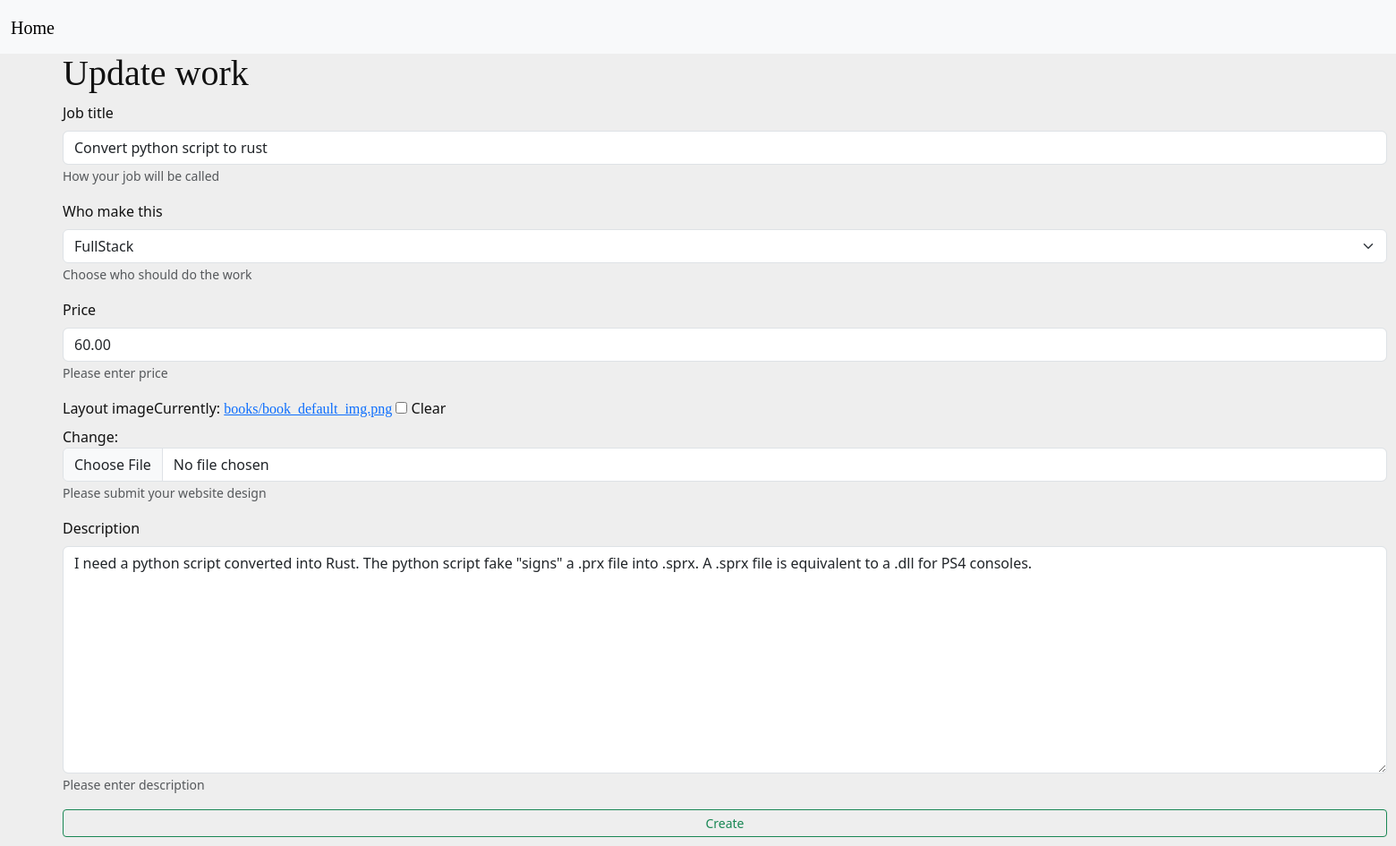
The page /jobs/update_book/7 (signed in) on the database its author committed.
### books/models.py (models this page shows, shortened)
class Books(models.Model):
    title: str = models.CharField(max_length=100)
    description: str = models.TextField(max_length=500)
    author: User = models.ForeignKey(User, on_delete=models.SET_NULL,
                                     null=True, blank=True)
    genre: str = models.CharField(max_length=25)
    is_available: bool = models.BooleanField(default=True)
    price: float = models.DecimalField(max_digits=5, decimal_places=2)
    created: datetime = models.DateTimeField(auto_now_add=True)
    image = models.ImageField(
        default='books/book_default_img.png', upload_to="books")
    objects = models.Manager()  # default
    c_objects = BooksManager()  # custom manager

### books/views.py (the view)
# urls.py: path("update_book/<int:pk>", BookUpdateView.as_view(), name="update_book"),
class BookUpdateView(UpdateView):
    modal = Books
    form_class = BookForm
    template_name = 'update_book.html'
    success_url = '/jobs/'
    def get_queryset(self):
        return Books.objects.filter(id=self.kwargs['pk'])

### books/forms.py
class BookForm(forms.ModelForm):
    title = forms.CharField(max_length=255, label="Job title",
                            help_text="How your job will be called")
    genre = forms.CharField(max_length=255, label="Who make this", help_text="Choose who should do the work",
                            widget=forms.Select(choices=genre_choices))
    price = forms.DecimalField(max_digits=55, decimal_places=2, label="Price",
                               help_text="Please enter price")
    image = forms.ImageField(required=False, label="Layout image",
                             help_text="Please submit your website design")
    description = forms.CharField(max_length=300, label="Description", help_text="Please enter description",
                                  widget=forms.Textarea(attrs={'rows': 10, 'cols': 100}))
    class Meta:
        model = Books
        fields = ['title', 'genre', 'price', 'image', 'description']

### books/templates/update_book.html (shortened to what this page needs)
{% extends 'base.html' %}
{% load django_bootstrap5 %}
{% load static %}
{% block content %}
<br><br>
    <h1>Update work</h1>
    {% include "form_snippets.html" with form=form %}
{% endblock %}

### templates/form_snippets.html (shortened to what this page needs)
{% load static %}
{% load django_bootstrap5 %}
<form class="panel-body" method="POST" enctype="multipart/form-data">
  {% bootstrap_form form %}
  <button class="btn btn-sm col-sm-12 btn-outline-success" type="submit">
    {% if btn_text %}
      {{ btn_text }}
    {% else %}
      Create
    {% endif %}
  </button>
</form>

### static/css/base.css (style rules this page uses)
* { padding: 0; margin: 0; box-sizing: border-box; transition: 0.2s ease-out; }
body { background-color: #eee; color: #111; }
h1, h2, h3, h4, h5, h6, a { font-family: 'Fino', serif; }

### rows shown on the page
Books: title "Convert python script to rust", genre "FullStack", price "60.00", description "I need a python script converted into Rust. The python script fake \"signs\" a .prx file into .sprx. A .sprx file is equivalent to a .dll for PS4 consoles."
